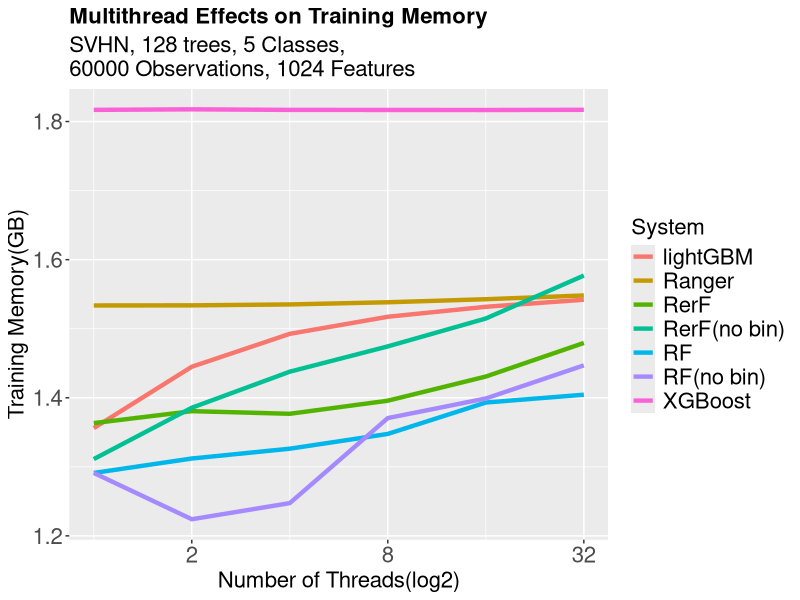
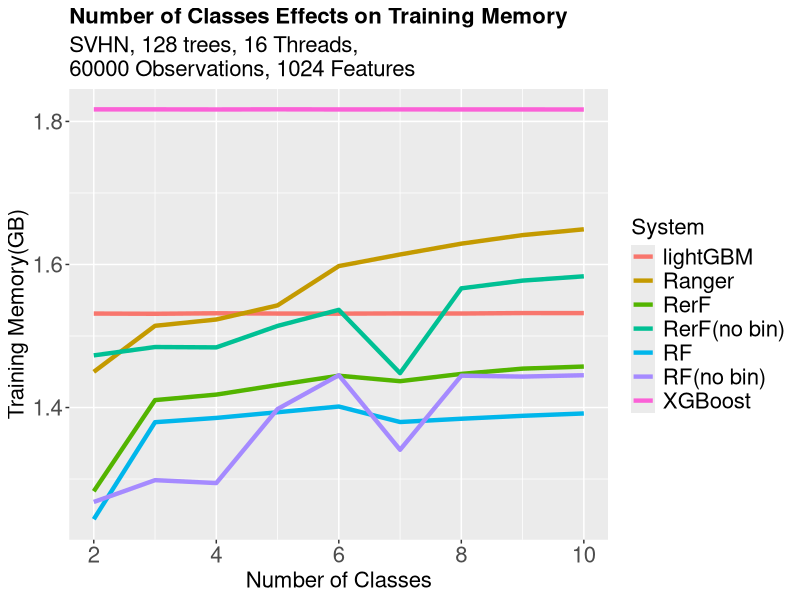
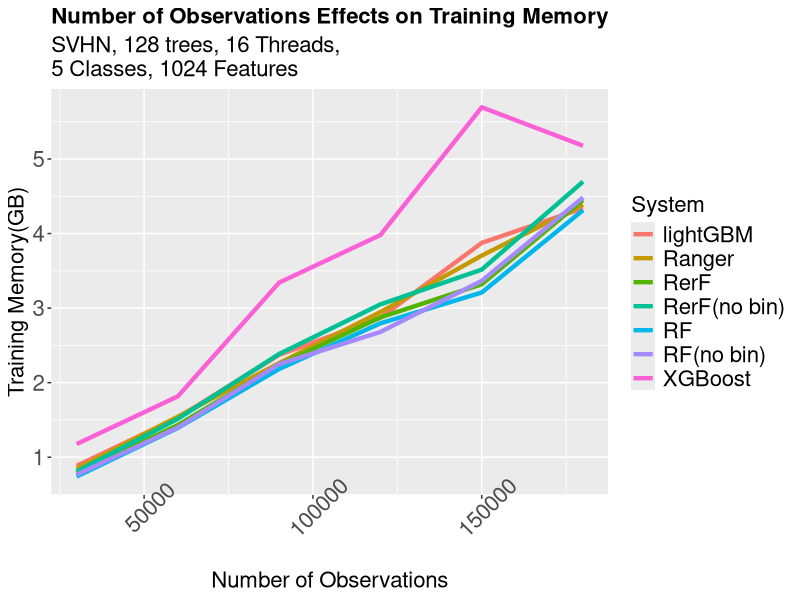
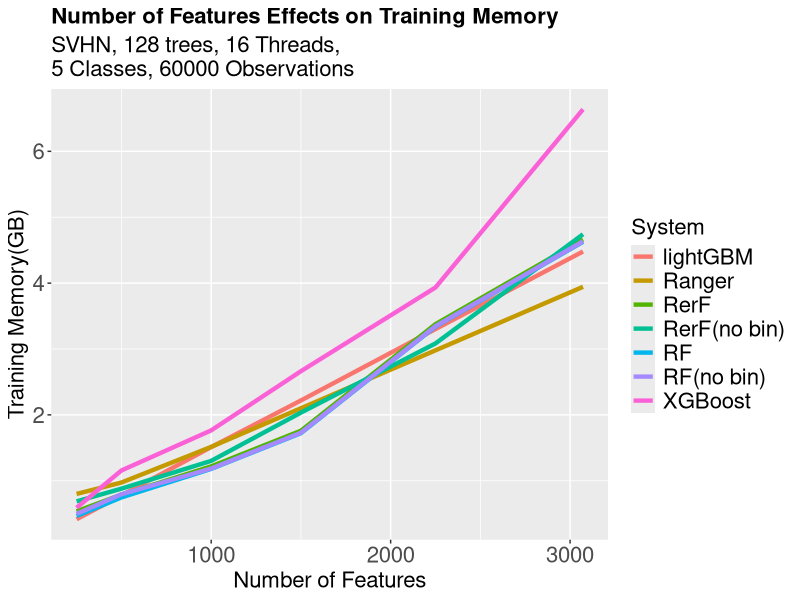

Recreate these plots in R, in order.
# ---
# title: "Accuracy as number of samples grows"
# author: "James Browne"
# date: "May 16 2017"
#output: html_document
# ---

library(ggplot2)
library(plyr)

data_summary <- function(data, varname, groupnames){
	      require(plyr)
  summary_func <- function(x, col){
		          c(mean = median(x[[col]], na.rm=TRUE),
								                  sd = sd(x[[col]], na.rm=TRUE))
	    }
	    data_sum<-ddply(data, groupnames, .fun=summary_func,
											                                      varname)
	    data_sum <- rename(data_sum, c("mean" = varname))
			     return(data_sum)
}


leg <- theme(legend.text = element_text(size = 16), legend.title=element_text(size = 16), plot.title = element_text(size = 16,  face="bold"), plot.subtitle = element_text(size = 16),axis.title.x = element_text(size=16), axis.text.x = element_text(size=16), axis.title.y = element_text(size=16), axis.text.y = element_text(size=16))



##############################################################
##############################################################
mydataAll <- read.csv(file="memUse.txt", header=FALSE, sep=",")
colnames(mydataAll) <- c("Dataset","memUsed","TestType","System","NumCores","NumClasses","NumObservations","NumFeatures")
mydataAll[,2] <- as.integer(mydataAll[,2])/1000000
mydataAll[,5] <- as.integer(mydataAll[,5])
mydataAll[,6] <- as.integer(mydataAll[,6])
mydataAll[,7] <- as.integer(mydataAll[,7])
mydataAll[,8] <- as.integer(mydataAll[,8])
mydataAll[,4] <- revalue(mydataAll[,4], c("binnedBase"="RF", "binnedBaseRerF"="RerF","rfBase"="RF(no bin)","rerf"="RerF(no bin)"))


mydata <- mydataAll[mydataAll[,3]=="cores",]
mydata <- data_summary(mydata,varname="memUsed",groupnames=c("System","NumCores"))
#png(filename="MemUsedThread.png")
p <- ggplot(mydata, aes(NumCores, memUsed, color=System)) + geom_line(size=1.5)
p <- p + guides(fill = guide_legend(title="System"))
p <- p +leg + labs(title="Multithread Effects on Training Memory", x="Number of Threads(log2)", y="Training Memory(GB)", subtitle=paste("SVHN, 128 trees, 5 Classes,\n60000 Observations, 1024 Features"))
#p <- p + theme(axis.text.x = element_text(angle = 45, hjust = .5))
p <- p + scale_x_continuous(trans="log2")
#p <- p + facet_grid(Dataset ~ ., scales="free_y")
#print(p)
ggsave("MemeUsedThread.pdf")
#dev.off()


mydata <- mydataAll[mydataAll[,3]=="classes",]
mydata <- data_summary(mydata,varname="memUsed",groupnames=c("System","NumClasses"))
#png(filename="MemUsedClass.png")
p <- ggplot(mydata, aes(NumClasses, memUsed, color=System)) + geom_line(size=1.5)
p <- p + guides(fill = guide_legend(title="System"))
p <- p +leg + labs(title="Number of Classes Effects on Training Memory", x="Number of Classes", y="Training Memory(GB)", subtitle=paste("SVHN, 128 trees, 16 Threads,\n60000 Observations, 1024 Features"))
#p <- p + theme(axis.text.x = element_text(angle = 45, hjust = .5))
#p <- p + scale_x_continuous(trans="log2")
#p <- p + scale_y_continuous(trans="log10")
#p <- p + facet_grid(Dataset ~ ., scales="free_y")
#print(p)
ggsave("MemeUsedClass.pdf")
#dev.off()

mydata <- mydataAll[mydataAll[,3]=="observations",]
mydata <- data_summary(mydata,varname="memUsed",groupnames=c("System","NumObservations"))
#png(filename="MemUsedObservations.png")
p <- ggplot(mydata, aes(NumObservations, memUsed, color=System)) + geom_line(size=1.5)
p <- p + guides(fill = guide_legend(title="System"))
p <- p +leg + labs(title="Number of Observations Effects on Training Memory", x="Number of Observations", y="Training Memory(GB)", subtitle=paste("SVHN, 128 trees, 16 Threads,\n5 Classes, 1024 Features"))
p <- p + theme(axis.text.x = element_text(angle = 45, hjust = .5))
#p <- p + scale_x_continuous(trans="log2")
#p <- p + scale_y_continuous(trans="log10")
#p <- p + facet_grid(Dataset ~ ., scales="free_y")
#print(p)
ggsave("MemeUsedObservations.pdf")
#dev.off()


mydata <- mydataAll[mydataAll[,3]=="features",]
mydata <- data_summary(mydata,varname="memUsed",groupnames=c("System","NumFeatures"))
#png(filename="MemUsedFeatures.png")
p <- ggplot(mydata, aes(NumFeatures, memUsed, color=System)) + geom_line(size=1.5)
p <- p + guides(fill = guide_legend(title="System"))
p <- p +leg + labs(title="Number of Features Effects on Training Memory", x="Number of Features", y="Training Memory(GB)", subtitle=paste("SVHN, 128 trees, 16 Threads,\n5 Classes, 60000 Observations"))
#p <- p + theme(axis.text.x = element_text(angle = 45, hjust = .5))
#p <- p + scale_x_continuous(trans="log2")
#p <- p + scale_y_continuous(trans="log10")
#p <- p + facet_grid(Dataset ~ ., scales="free_y")
ggsave("MemUsedFeatures.pdf")
#print(p)
#dev.off()

